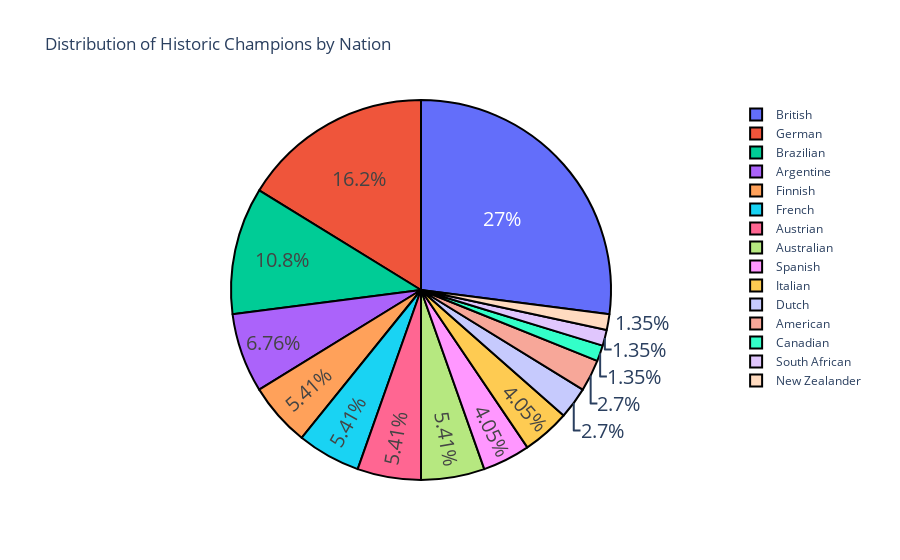

Notebook code for this chart:
### Code cell
champion_nations = champions.nationality.value_counts().to_frame()
fig = go.Figure(data=[go.Pie(labels=champion_nations.index, values=champion_nations['nationality'])])
fig.update_traces(textfont_size=20,
                  marker=dict(line=dict(color='#000000', width=2)))
fig.update_layout(
    title="Distribution of Historic Champions by Nation")
fig.show()

### Figure 1 — Plotly figure (JSON) as saved in the notebook; plotly's stock layout.template omitted (floating-point values rounded to 4 significant figures)
{"data": [{"labels": ["British", "German", "Brazilian", "Argentine", "Finnish", "French", "Austrian", "Australian", "Spanish", "Italian", "Dutch", "American", "Canadian", "South African", "New Zealander"], "marker": {"line": {"color": "#000000", "width": 2}}, "textfont": {"size": 20}, "type": "pie", "values": [20, 12, 8, 5, 4, 4, 4, 4, 3, 3, 2, 2, 1, 1, 1]}], "layout": {"title": {"text": "Distribution of Historic Champions by Nation"}}}
